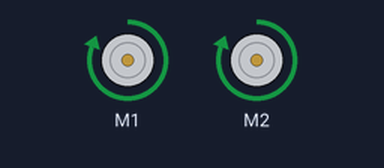
This program was run on a simulated Raspberry Pi (BCM pin numbers). On the bench: 2 × DC motor (green arrow = forward, orange = backward, longer = faster). Motors are numbered in the order the program creates them (left before right in a Robot). At 2.0 s the program stops and its outputs stay as they are.

Above: at 0.1 s.
At 1.1 s:
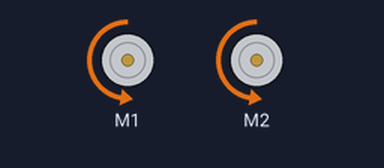
At 2.1 s:
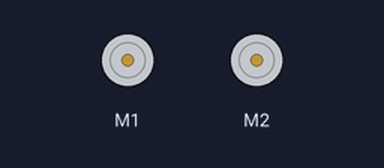
Timing chart, 0 to 3.5 s (numbered marks = the images above):
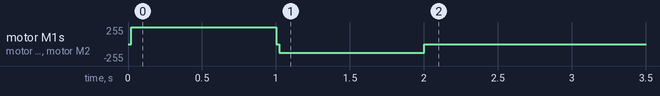

Measured:
- by itself, motor M1, motor M2: stopped → forward 255/255 at 0.02 s, → backward 128/255 0.98 s later, → stopped 1.0 s later

The program:

motor-test.py
```python
from gpiozero import Motor
from time import sleep

m1 = Motor (17, 18)
m2 = Motor (23, 22)

m1.forward()
m2.forward()

sleep (1)

m1.stop()
m2.stop()

m1.backward(0.5)
m2.backward(0.5)

sleep (1)

m1.stop()
m2.stop()
```
